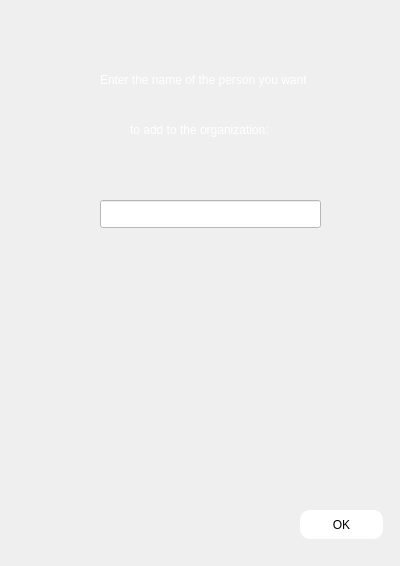
<?xml version="1.0" encoding="UTF-8"?>
<ui version="4.0">
 <class>add_people</class>
 <widget class="QWidget" name="add_people">
  <property name="geometry">
   <rect>
    <x>0</x>
    <y>0</y>
    <width>400</width>
    <height>566</height>
   </rect>
  </property>
  <property name="windowTitle">
   <string>Form</string>
  </property>
  <property name="styleSheet">
   <string notr="true">add_people
{
background-color:black;
}</string>
  </property>
  <widget class="QLabel" name="label">
   <property name="geometry">
    <rect>
     <x>100</x>
     <y>70</y>
     <width>261</width>
     <height>20</height>
    </rect>
   </property>
   <property name="styleSheet">
    <string notr="true">#label
{
color:white;
}</string>
   </property>
   <property name="text">
    <string>Enter the name of the person you want</string>
   </property>
  </widget>
  <widget class="QLabel" name="label_2">
   <property name="geometry">
    <rect>
     <x>130</x>
     <y>120</y>
     <width>191</width>
     <height>20</height>
    </rect>
   </property>
   <property name="styleSheet">
    <string notr="true">#label_2
{
color:white;
}</string>
   </property>
   <property name="text">
    <string>to add to the organization:</string>
   </property>
  </widget>
  <widget class="QLineEdit" name="lineEdit">
   <property name="geometry">
    <rect>
     <x>100</x>
     <y>200</y>
     <width>221</width>
     <height>28</height>
    </rect>
   </property>
   <property name="styleSheet">
    <string notr="true">#lineEdit
{
background-color:white;
}</string>
   </property>
  </widget>
  <widget class="QPushButton" name="pushButton">
   <property name="geometry">
    <rect>
     <x>300</x>
     <y>510</y>
     <width>83</width>
     <height>29</height>
    </rect>
   </property>
   <property name="styleSheet">
    <string notr="true">#pushButton:hover
{
background-color:white;
color:black;
}
#pushButton
{
background-color:white;
border-radius:10px;
}</string>
   </property>
   <property name="text">
    <string>OK</string>
   </property>
  </widget>
 </widget>
 <resources/>
 <connections/>
</ui>
